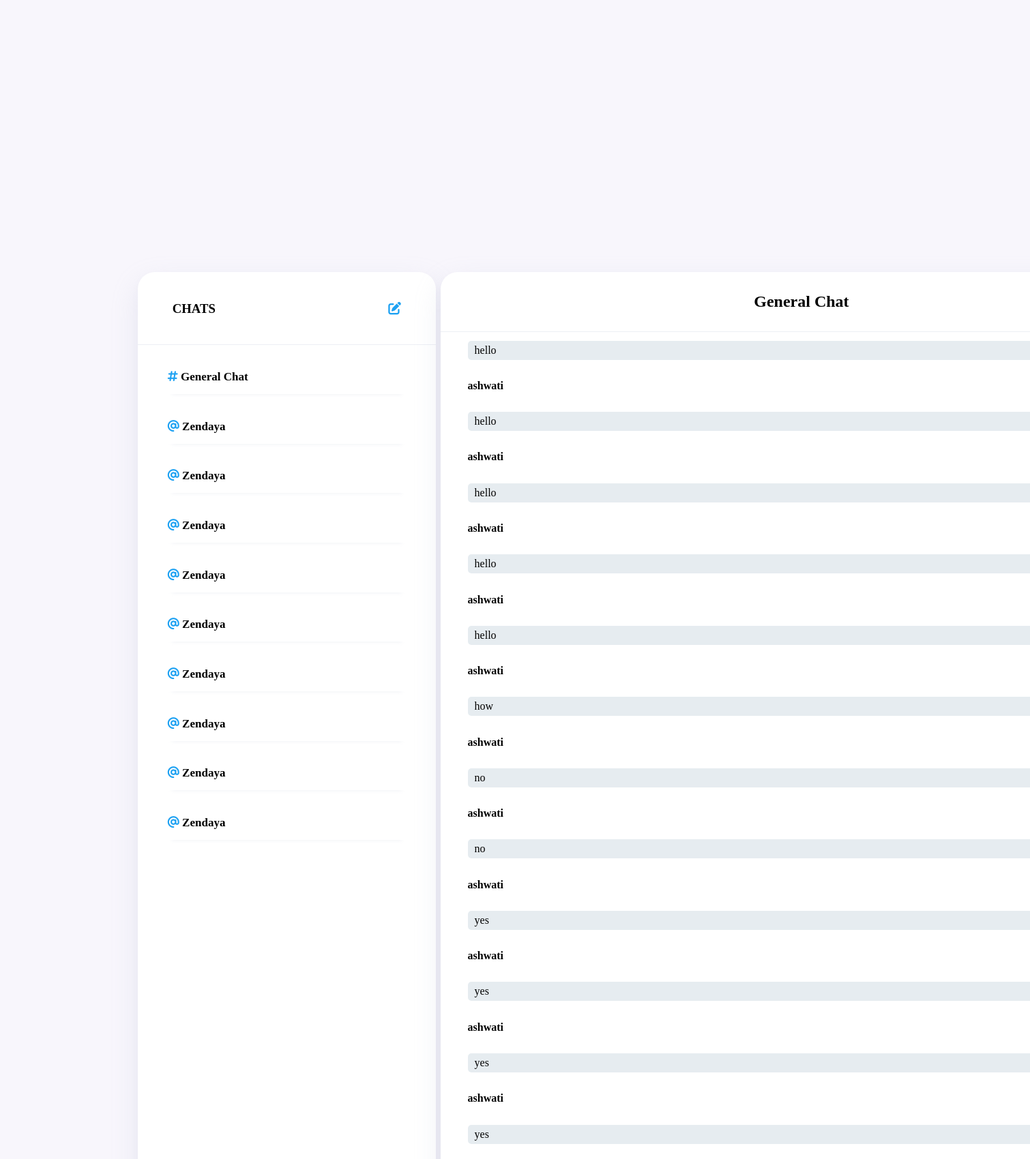
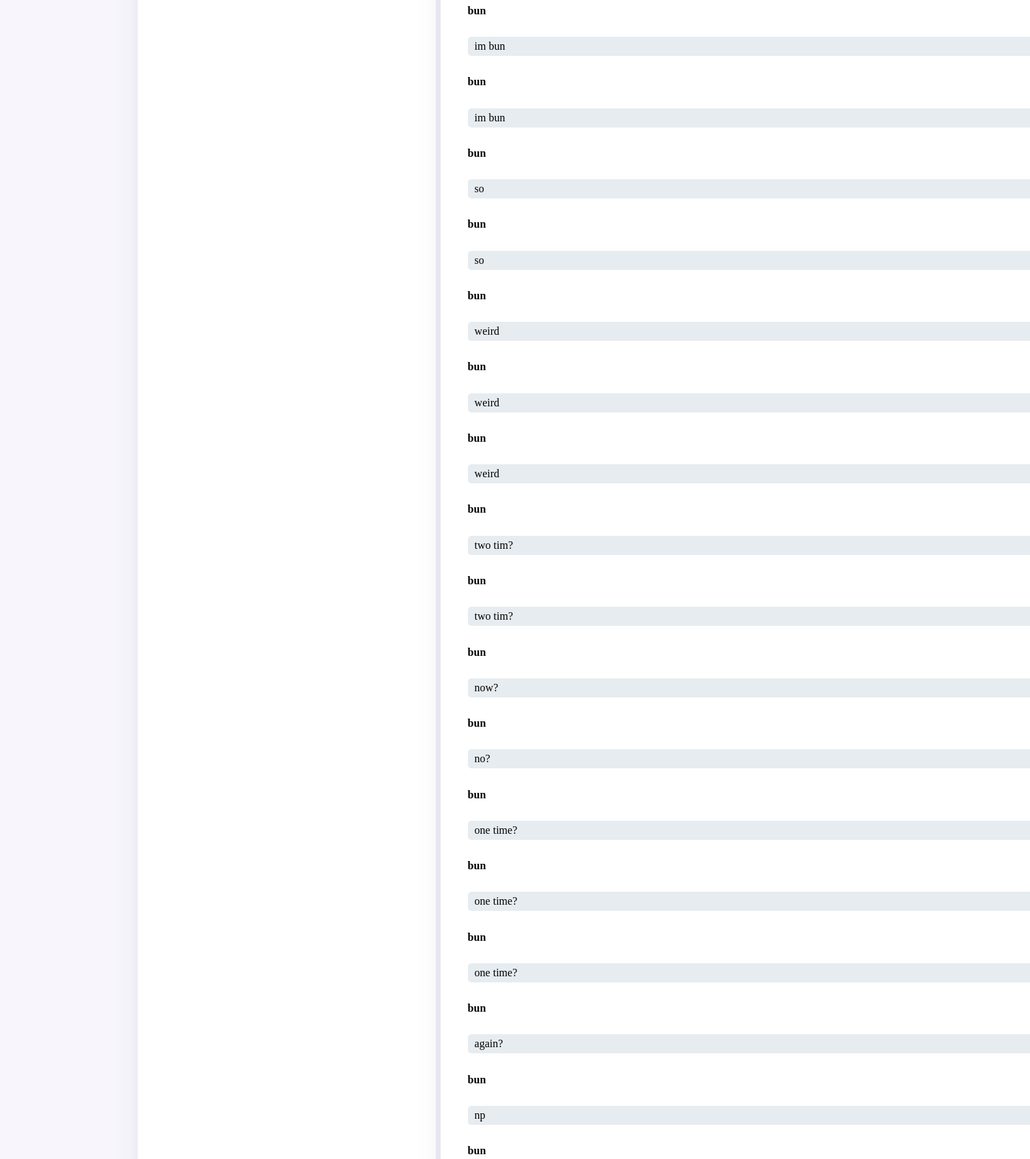
The page /templates/gen-chat.php (upper part) on the database its author committed (2 pictures, top to bottom).
### tables this page shows
CREATE TABLE `genchat` (
  `id` int(11) NOT NULL,
  `msg` text NOT NULL,
  `username` varchar(255) NOT NULL,
  `time` timestamp NOT NULL DEFAULT current_timestamp()
);

### templates/gen-chat.php (the view, shortened to what this page needs)
<?php
include("connection.php");
?>
<!DOCTYPE html>
<html lang="en">
<head>
    <link rel="stylesheet" href="../static/chat.css">
</head>
<body>
    <div class="container-3">
        <div class="left">
            <div class="heading">
                <h3>CHATS</h3>
                <h3><i class="fas fa-edit"></i></h3>
            </div>
            <div class="sub-head">
                <div class="group name">
                <a href="gen-chat.php"><h4><i class="fas fa-hashtag"></i> General Chat</h4></a>
                </div>
                <div class="name">
                    <h4><i class="fas fa-at"></i> Zendaya</h4>
                </div>
                <div class="name">
                    <h4><i class="fas fa-at"></i> Zendaya</h4>
                </div>
                <div class="name">
                    <h4><i class="fas fa-at"></i> Zendaya</h4>
                </div>
                <div class="name">
                    <h4><i class="fas fa-at"></i> Zendaya</h4>
                </div>
                <div class="name">
                    <h4><i class="fas fa-at"></i> Zendaya</h4>
                </div>
                <div class="name">
                    <h4><i class="fas fa-at"></i> Zendaya</h4>
                </div>
                <div class="name">
                    <h4><i class="fas fa-at"></i> Zendaya</h4>
                </div>
                <div class="name">
                    <h4><i class="fas fa-at"></i> Zendaya</h4>
                </div>
                <div class="name">
                    <h4><i class="fas fa-at"></i> Zendaya</h4>
                </div>
            </div>
        </div>
        <div class="right">
            <div class="top-section">
                <div class="name">
                    <h2>General Chat</h2>
                </div>
                <div class="msg-box" id="ma">
                    <?php
                    $q1= "SELECT * FROM genchat";
                    $r1= mysqli_query($db, $q1);
                    while ($row= mysqli_fetch_assoc($r1)) {
                        $message= $row['msg'];
                        $username= $row['username'];
                        $time= $row['time'];
                        echo "<div class='their-msg'>
                            <div class='nametime'><h4>$username</h4><span class='timestamp'>$time</span></div>
                            <p>$message </p>
                            </div>";
                    }
                    ?>
                </div>
            </div>
        </div>
    </div>
</body>
</html>

### static/chat.css (style rules this page uses)
.container-3 { display: flex; padding: 2% 13% ; width: 100%; max-height: 100vh; height: 93vh; margin-top: 7vh; }
body { background-color: #F8F6FC; }
.heading h3 { padding: 6.3% 2%; }
.left { padding: 2px 0 1% 0; border-radius: 25px; height: 100%; width: 30vw; padding-bottom: 20px; background-color: white; box-shadow: 0 5px 10px rgba(154,160,185,.05), 0 15px 40px rgba(166,173,201,.2); }
.left .heading { padding: 0 10%; border-bottom: 1px solid rgba(166,173,201,.2); }
.sub-head { overflow-y: scroll; height: 74vh; padding: 0 10%; }
.sub-head .name { -webkit-box-shadow: 0 6px 6px -6px rgba(166,173,201,.2); -moz-box-shadow: 0 6px 6px -6px rgba(166,173,201,.2); box-shadow: 0 6px 6px -6px rgba(166,173,201,.2); }
.left .fas { color: #1DA1F2; }
.right { border-radius: 25px; height: 100%; width: 73%; margin-left: 7px; background-color: white; box-shadow: 0 5px 10px rgba(154,160,185,.05), 0 15px 40px rgba(166,173,201,.2); }
.left h4 { font-size: 17px; padding: 15px 0; }
.heading { display: flex; flex-direction: row; justify-content: space-between; }
.top-section { display: flex; flex-wrap: wrap; flex-direction: column; }
.right .name { padding: 10px; text-align: center; border-bottom: 1px solid rgba(166,173,201,.2); }
.msg-box { padding: 15px 40px; overflow-y: scroll; height: 68vh; }
.right .their-msg p , .my-msg p { margin: 8px 0; height: auto; width: 100%; border-radius: 5px; padding: 5px 10px; }
.their-msg p { background-color: #E6ECF0; }
.right .top-section .name { display: flex; justify-content: space-between; }
.nametime { display: flex; justify-content: space-between; }
.group a { text-decoration: none; color: black; }

### rows shown on the page
genchat: msg "hello"
genchat: username "ashwati", msg "hello"
genchat: username "ashwati", msg "hello"
genchat: username "ashwati", msg "hello"
genchat: username "ashwati", msg "hello"
genchat: username "ashwati", msg "how"
genchat: username "ashwati", msg "no"
genchat: username "ashwati", msg "no"
genchat: username "ashwati", msg "yes"
genchat: username "ashwati", msg "yes"
genchat: username "ashwati", msg "yes"
genchat: username "ashwati", msg "yes"
genchat: username "bun", msg "im bun"
genchat: username "bun", msg "im bun"
genchat: username "bun", msg "so"
genchat: username "bun", msg "so"
genchat: username "bun", msg "weird"
genchat: username "bun", msg "weird"
genchat: username "bun", msg "weird"
genchat: username "bun", msg "two tim?"
genchat: username "bun", msg "two tim?"
genchat: username "bun", msg "now?"
genchat: username "bun", msg "no?"
genchat: username "bun", msg "one time?"
genchat: username "bun", msg "one time?"
genchat: username "bun", msg "one time?"
genchat: username "bun", msg "again?"
genchat: username "bun", msg "np"
genchat: username "bun"
